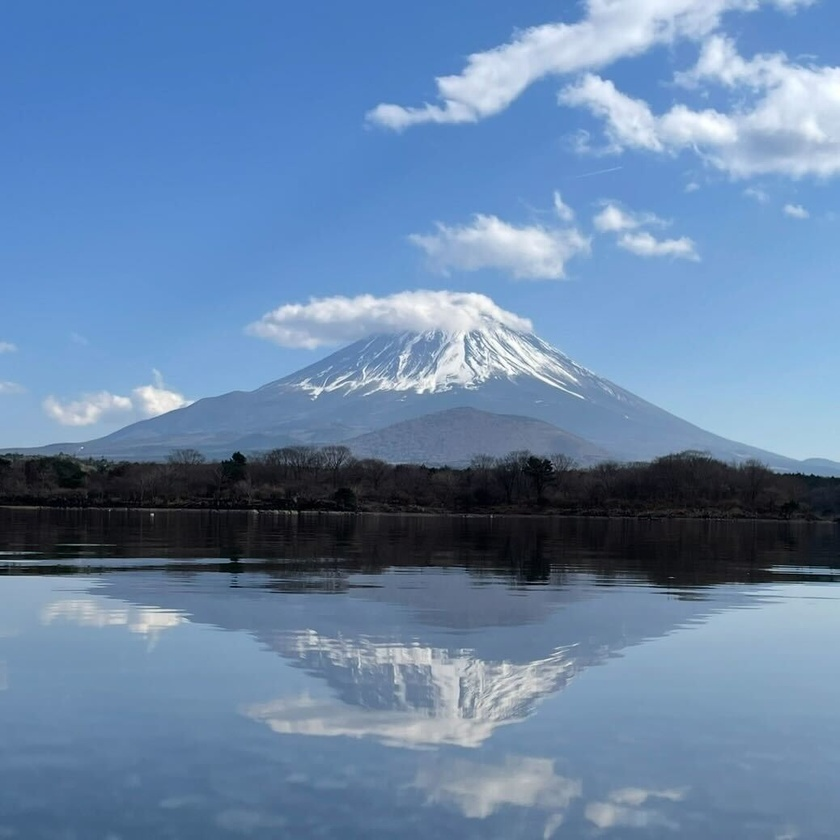
#> input picture M1_数値解析/レポート2/きょうか/GPT/Fuji.jpg, 840 x 840 px, shrunk from 1038 x 1038 before the run
$ python gauss2.py Fuji.jpg Fuji.jpg 1.0 1.0   (older library calls are emulated)
#> lines starting #> are read from the running program, lines starting #| are printed output that depends on the picture
import sys
import cv2
import numpy as np
import matplotlib
matplotlib.use('Agg')
import matplotlib.pyplot as plt

def apply_smoothing_differential_filter(img, kernel_size=5, sigma=2):
    """
    Compute smoothed image gradients using a simple difference filter on a blurred image.
    Returns dx, dy as float64 arrays.
    """
    img_f = img.astype(np.float32)
    blurred = cv2.GaussianBlur(img_f, (kernel_size, kernel_size), sigmaX=sigma).astype(np.float64)
    kx = np.array([[-1, 0, 1]], dtype=np.float64)
    ky = kx.T
    dx = cv2.filter2D(blurred, cv2.CV_64F, kx)
    dy = cv2.filter2D(blurred, cv2.CV_64F, ky)
    return dx, dy

def estimate_by_gauss_newton2(img_input, img_transformed,
                               theta_init=0.0, scale_init=1.0,
                               threshold=1e-5, max_iter=100):
    # initial params (radians)
    theta = np.deg2rad(theta_init)
    scale = scale_init
    H, W = img_input.shape[:2]
    yv, xv = np.meshgrid(np.arange(H), np.arange(W), indexing='ij')
    x = xv - W/2; y = yv - H/2
    mask = (x**2 + y**2) <= (min(W, H)/2)**2

    I = img_transformed.astype(np.float64)
    I_org = img_input
    # histories
    theta_hist, scale_hist = [], []
    grad_theta_hist, grad_scale_hist = [], []
    cost_hist, delta_norm_hist = [], []

    for _ in range(max_iter):
        # transform and warp
        a = scale * np.cos(theta); b = scale * np.sin(theta)
        M = np.array([[a, -b, 0],[b, a, 0],[0,0,1]], dtype=np.float64)
        M_inv = np.linalg.inv(M)
        pts = np.stack([x.flatten(), y.flatten(), np.ones_like(x.flatten())])
        uv = M_inv @ pts
        xi = np.round(uv[0] + W/2).astype(int)
        yi = np.round(uv[1] + H/2).astype(int)
        I_prime = np.zeros_like(I)
        valid = (xi>=0)&(xi<W)&(yi>=0)&(yi<H)
        fp = I_prime.flatten(); fp[valid] = I_org[yi[valid], xi[valid]]
        I_prime = fp.reshape(H, W)

        # gradients and residual
        I_dx, I_dy = apply_smoothing_differential_filter(I_prime)
        diff = I_prime - I

        # partial derivatives
        dx_dtheta = -scale*(x*np.sin(theta) + y*np.cos(theta))
        dy_dtheta =  scale*(x*np.cos(theta) - y*np.sin(theta))
        dx_dscale = x*np.cos(theta) - y*np.sin(theta)
        dy_dscale = x*np.sin(theta) + y*np.cos(theta)

        # Jacobian components
        A = (I_dx*dx_dtheta + I_dy*dy_dtheta)[mask]
        B = (I_dx*dx_dscale + I_dy*dy_dscale)[mask]
        r = diff[mask]

        # gradient and Hessian approximation
        Jt = np.sum(r * A); Js = np.sum(r * B)
        Jtt = np.sum(A**2); Jss = np.sum(B**2); Jts = np.sum(A*B)

        # cost
        cost = 0.5 * np.sum(r**2)

        # store histories
        theta_hist.append(theta); scale_hist.append(scale)
        grad_theta_hist.append(Jt); grad_scale_hist.append(Js)
        cost_hist.append(cost)

        # solve update
        Hm = np.array([[Jtt, Jts],[Jts, Jss]])
        g = np.array([Jt, Js])
        try:
            delta = np.linalg.solve(Hm, g)
        except np.linalg.LinAlgError:
            print("Singular Hessian; stopping.")
            break

        theta -= delta[0]; scale -= delta[1]
        delta_norm_hist.append(np.linalg.norm(delta))
        if np.linalg.norm(delta) < threshold:
            break

    return (theta, scale,
            theta_hist, scale_hist,
            grad_theta_hist, grad_scale_hist,
            cost_hist, delta_norm_hist)

def main():
    if len(sys.argv)<3:
        print("Usage: python gauss2.py input transformed [theta0] [scale0]")
        sys.exit(1)
    inp, outp = sys.argv[1], sys.argv[2]
    t0 = float(sys.argv[3]) if len(sys.argv)>=4 else 0.0
    s0 = float(sys.argv[4]) if len(sys.argv)>=5 else 1.0
    img_i = cv2.imread(inp, cv2.IMREAD_GRAYSCALE)
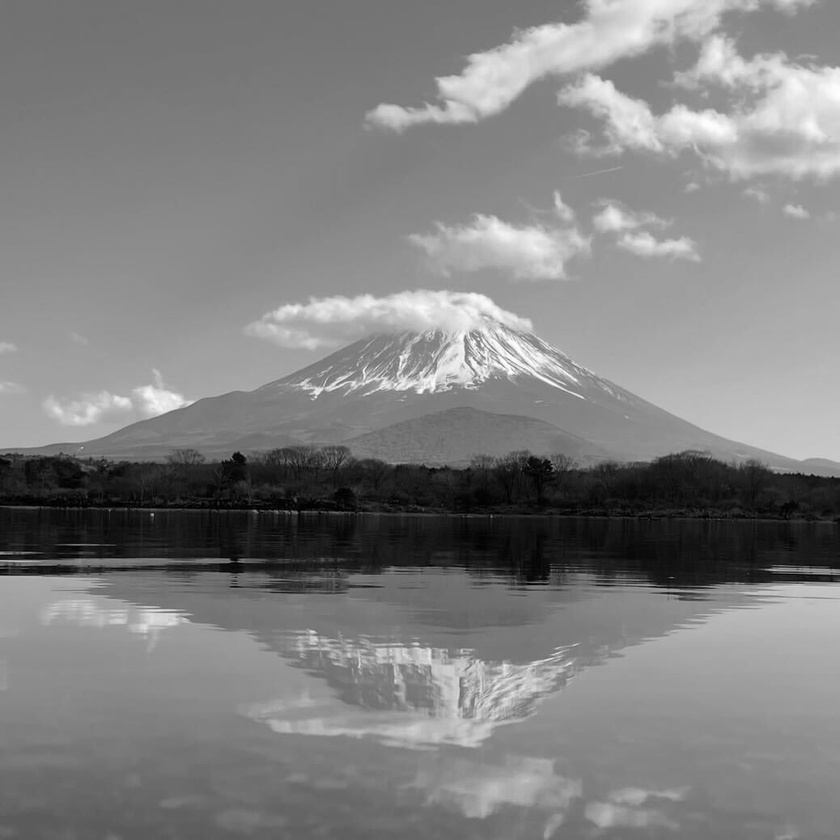
#> img_i: shape (840, 840); min 0, max 255, mean 128.5
    img_t = cv2.imread(outp, cv2.IMREAD_GRAYSCALE)
    if img_i is None or img_t is None:
        print("Error: cannot open images."); sys.exit(1)

    (theta, scale,
     th_h, sc_h,
     gt_h, gs_h,
     cost_h, dn_h) = estimate_by_gauss_newton2(img_i, img_t, t0, s0)
#> the loop in estimate_by_gauss_newton2, `for _ in range(max_iter):` made 100 passes
#> (a, b, M, M_inv, cost, Hm, g, delta) on passes 8 to 10: (0.997, 0.0428, [[0.997, -0.0428, 0], [0.0428, 0.997, 0], [0, 0, 1]], [[1, 0.043, 0], [-0.043, 1, 0], [0, 0, 1]], 129605967.5, [[1.39e+12, -1.41e+11], [-1.41e+11, 1.1e+12]], [-5.02e+09, 1.03e+09], [-0.00357, 0.000475]), (0.996, 0.0463, [[0.996, -0.0463, 0], [0.0463, 0.996, 0], [0, 0, 1]], [[1, 0.0466, 0], [-0.0466, 1, 0], [0, 0, 1]], 140071844, [[1.38e+12, -1.47e+11], [-1.47e+11, 1.17e+12]], [-5.45e+09, 1.15e+09], [-0.00389, 0.000497]), (0.995, 0.0502, [[0.995, -0.0502, 0], [0.0502, 0.995, 0], [0, 0, 1]], [[1, 0.0505, 0], [-0.0505, 1, 0], [0, 0, 1]], 152216886, [[1.38e+12, -1.54e+11], [-1.54e+11, 1.25e+12]], [-5.82e+09, 1.32e+09], [-0.00415, 0.000544])
#> (a, b, M, M_inv, Js, cost, Hm, g) on passes 2 to 4: (0.999, 0.0216, [[0.999, -0.0216, 0], [0.0216, 0.999, 0], [0, 0, 1]], [[1, 0.0216, 0], [-0.0216, 1, 0], [0, 0, 1]], 834486603.5, 73534086.5, [[1.37e+12, -1.37e+11], [-1.37e+11, 8.33e+11]], [-5.57e+09, 834486603.5]), (0.999, 0.0256, [[0.999, -0.0256, 0], [0.0256, 0.999, 0], [0, 0, 1]], [[1, 0.0256, 0], [-0.0256, 1, 0], [0, 0, 1]], 831980134.8, 86091495.5, [[1.37e+12, -1.36e+11], [-1.36e+11, 8.41e+11]], [-5.29e+09, 831980134.8]), (0.999, 0.0294, [[0.999, -0.0294, 0], [0.0294, 0.999, 0], [0, 0, 1]], [[1, 0.0295, 0], [-0.0295, 1, 0], [0, 0, 1]], 777342156.8, 96960539, [[1.38e+12, -1.32e+11], [-1.32e+11, 8.85e+11]], [-4.94e+09, 777342156.8])
#> pass 1, in estimate_by_gauss_newton2, `diff = I_prime - I`:
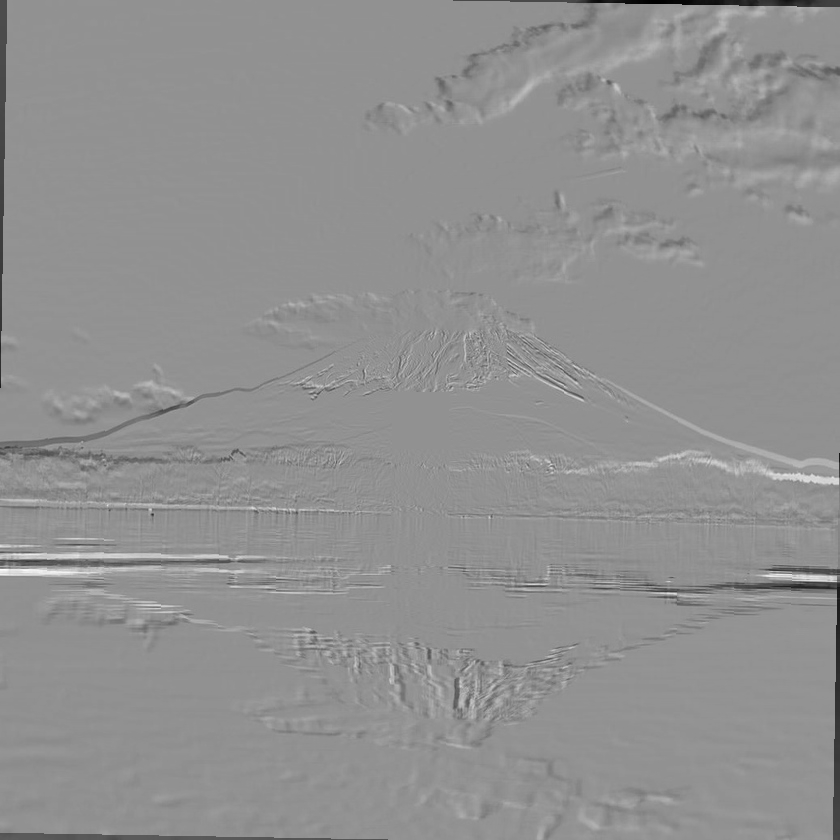
#> diff: shape (840, 840) float64; min -239, max 179, mean -1.1; drawn with min black and max white
#> pass 2, in estimate_by_gauss_newton2, `dx_dtheta = -scale*(x*np.sin(theta) + y*np.cos(theta))`:
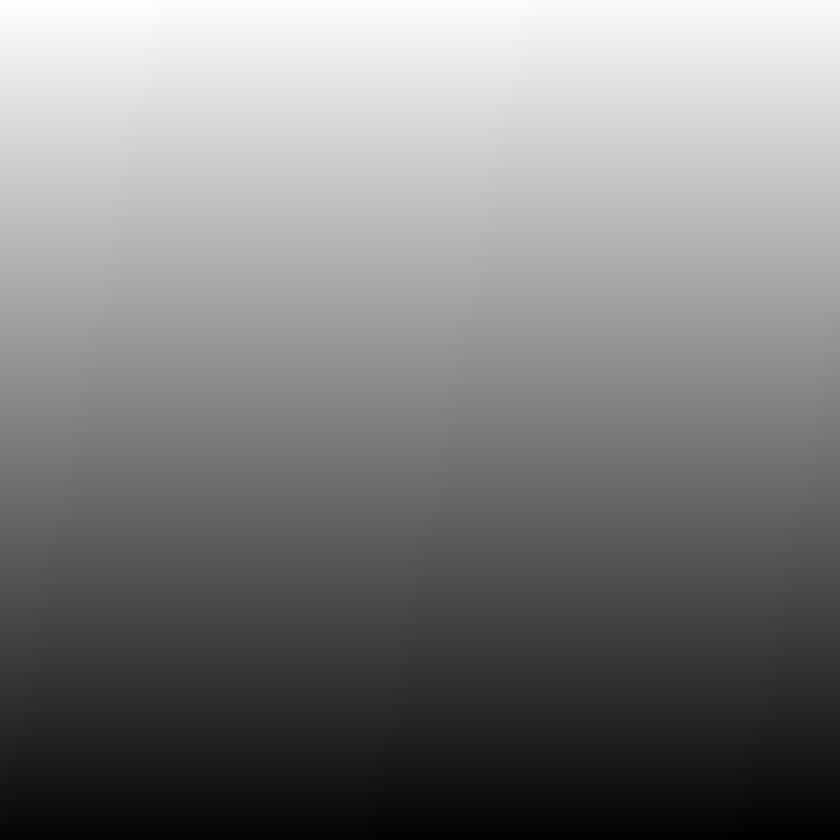
#> dx_dtheta: shape (840, 840) float64; min -427.8, max 428.8, mean 0.5; drawn with min black and max white
#> pass 2, in estimate_by_gauss_newton2, `dy_dtheta =  scale*(x*np.cos(theta) - y*np.sin(theta))`:
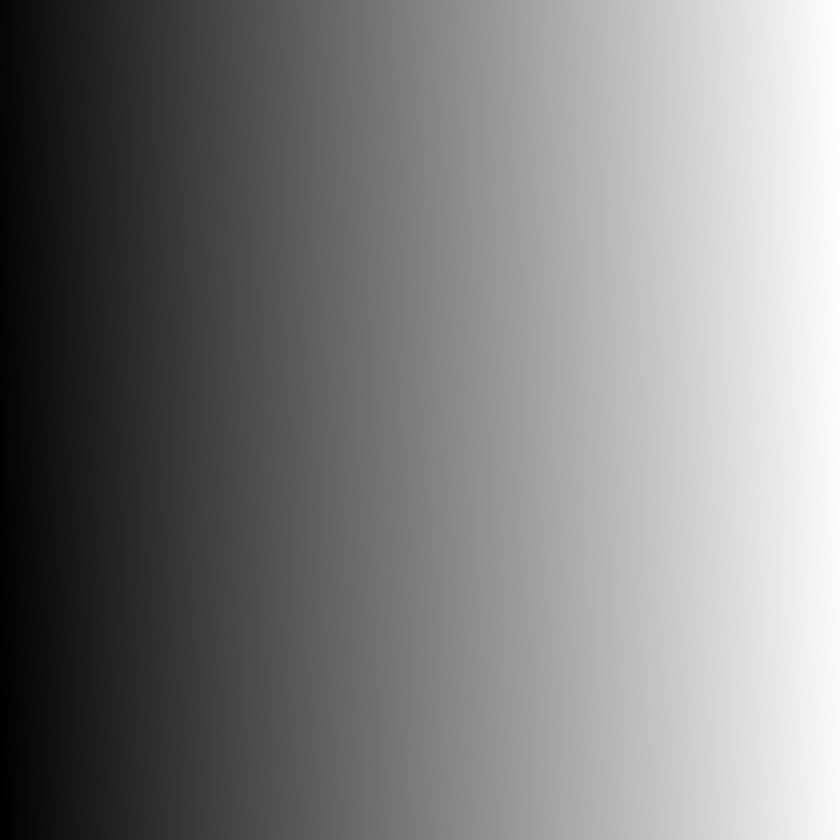
#> dy_dtheta: shape (840, 840) float64; min -428.8, max 427.8, mean -0.5; drawn with min black and max white
#> after the loop in estimate_by_gauss_newton2, `for _ in range(max_iter):`:
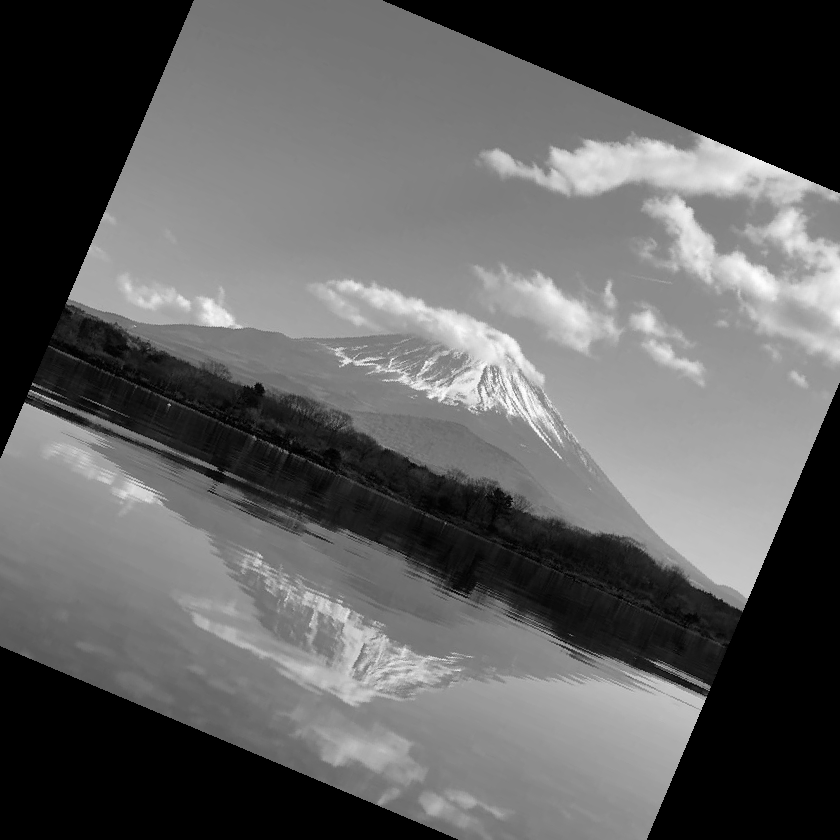
#> I_prime: shape (840, 840) float64; min 0, max 255, mean 96

    print(f"Estimated rotation (deg): {np.rad2deg(theta):.4f}")
#| Estimated rotation (deg): 23.0417
    print(f"Estimated scale: {scale:.4f}")
#| Estimated scale: 0.8834

    # save histories
    it = np.arange(len(th_h))
    plt.figure(); plt.plot(it, np.rad2deg(th_h)); plt.xlabel('Iteration'); plt.ylabel('Theta (deg)'); plt.grid(); plt.savefig('theta_history.png')
    plt.figure(); plt.plot(it, sc_h); plt.xlabel('Iteration'); plt.ylabel('Scale'); plt.grid(); plt.savefig('scale_history.png')
    plt.figure(); plt.plot(it, gt_h); plt.xlabel('Iteration'); plt.ylabel('Grad Theta'); plt.grid(); plt.savefig('grad_theta.png')
    plt.figure(); plt.plot(it, gs_h); plt.xlabel('Iteration'); plt.ylabel('Grad Scale'); plt.grid(); plt.savefig('grad_scale.png')
    plt.figure(); plt.plot(it, cost_h); plt.xlabel('Iteration'); plt.ylabel('Cost'); plt.grid(); plt.savefig('cost_history.png')
#> after `plt.figure()`:
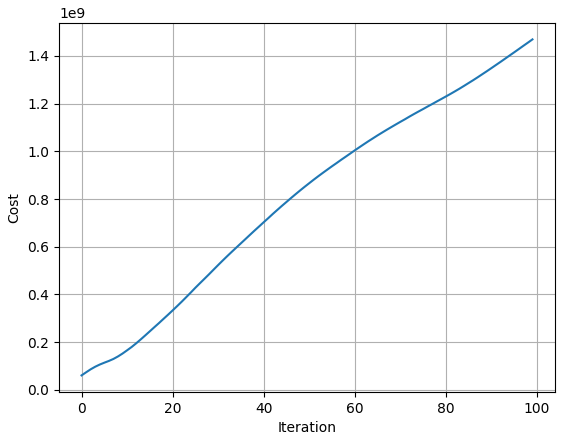
#> figure drawn by matplotlib, 1 panel; curve peaks at x = 99, y = 1.47e+09
    plt.figure(); plt.plot(it, dn_h); plt.xlabel('Iteration'); plt.ylabel('Delta Norm'); plt.grid(); plt.savefig('delta_history.png')
    plt.figure(); plt.plot(np.rad2deg(th_h), sc_h, marker='o'); plt.xlabel('Theta (deg)'); plt.ylabel('Scale'); plt.grid(); plt.savefig('trajectory.png')
#> after `plt.figure()`:
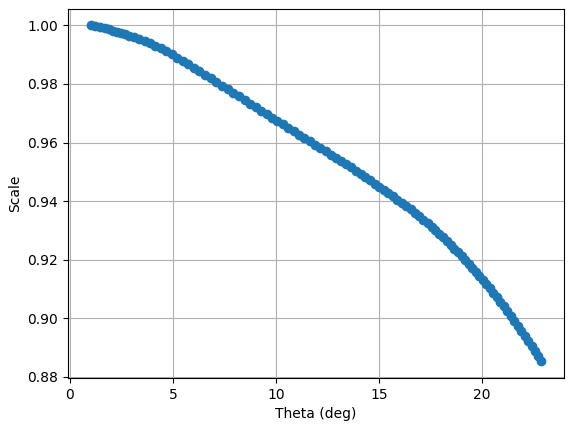
#> figure drawn by matplotlib, 1 panel; curve peaks at x = 1, y = 1

    print("Saved: theta_history.png, scale_history.png, grad_theta.png, grad_scale.png, cost_history.png, delta_history.png, trajectory.png")

if __name__ == "__main__": main()
